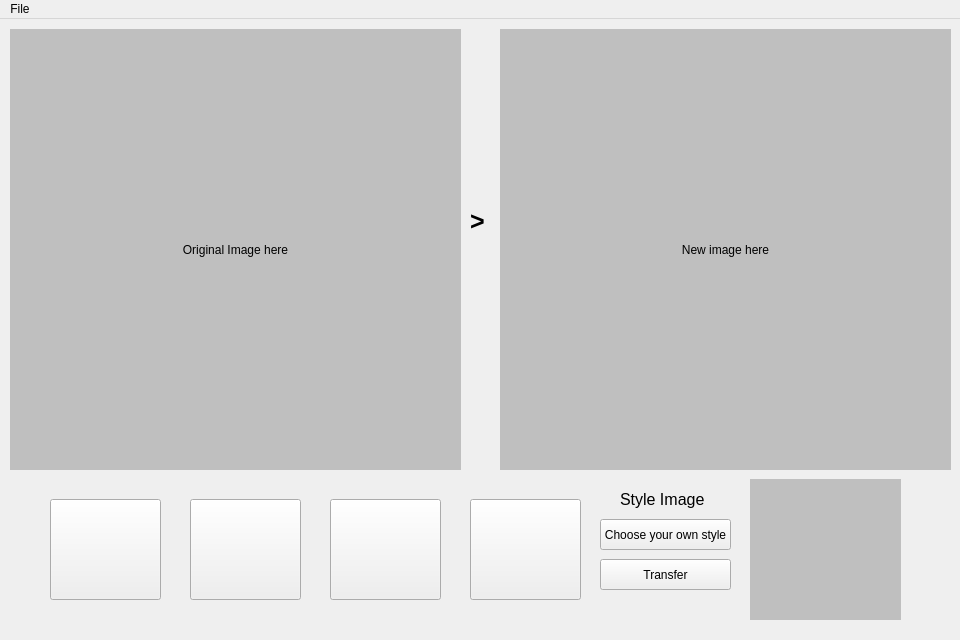
<?xml version="1.0" encoding="UTF-8"?>
<ui version="4.0">
 <class>MainWindow</class>
 <widget class="QMainWindow" name="MainWindow">
  <property name="geometry">
   <rect>
    <x>0</x>
    <y>0</y>
    <width>960</width>
    <height>640</height>
   </rect>
  </property>
  <property name="windowTitle">
   <string>MainWindow</string>
  </property>
  <property name="styleSheet">
   <string notr="true"/>
  </property>
  <widget class="QWidget" name="centralwidget">
   <widget class="QLabel" name="originalImg">
    <property name="enabled">
     <bool>true</bool>
    </property>
    <property name="geometry">
     <rect>
      <x>10</x>
      <y>10</y>
      <width>451</width>
      <height>441</height>
     </rect>
    </property>
    <property name="styleSheet">
     <string notr="true">background-color: rgb(191, 191, 191);</string>
    </property>
    <property name="frameShadow">
     <enum>QFrame::Plain</enum>
    </property>
    <property name="text">
     <string>Original Image here</string>
    </property>
    <property name="alignment">
     <set>Qt::AlignCenter</set>
    </property>
   </widget>
   <widget class="QLabel" name="newImg">
    <property name="geometry">
     <rect>
      <x>500</x>
      <y>10</y>
      <width>451</width>
      <height>441</height>
     </rect>
    </property>
    <property name="styleSheet">
     <string notr="true">background-color: rgb(191, 191, 191);</string>
    </property>
    <property name="text">
     <string>New image here</string>
    </property>
    <property name="alignment">
     <set>Qt::AlignCenter</set>
    </property>
   </widget>
   <widget class="QLabel" name="label_3">
    <property name="geometry">
     <rect>
      <x>470</x>
      <y>172</y>
      <width>20</width>
      <height>61</height>
     </rect>
    </property>
    <property name="font">
     <font>
      <pointsize>19</pointsize>
      <weight>75</weight>
      <bold>true</bold>
     </font>
    </property>
    <property name="text">
     <string>&gt;</string>
    </property>
   </widget>
   <widget class="QPushButton" name="style1">
    <property name="geometry">
     <rect>
      <x>50</x>
      <y>480</y>
      <width>111</width>
      <height>101</height>
     </rect>
    </property>
    <property name="autoFillBackground">
     <bool>false</bool>
    </property>
    <property name="styleSheet">
     <string notr="true">QPushButton{
border-image: url(:/styles/asset/style1.jpg);
}

QPushButton:hover{
border: 20px;
}
</string>
    </property>
    <property name="text">
     <string/>
    </property>
   </widget>
   <widget class="QPushButton" name="style2">
    <property name="geometry">
     <rect>
      <x>190</x>
      <y>480</y>
      <width>111</width>
      <height>101</height>
     </rect>
    </property>
    <property name="styleSheet">
     <string notr="true">QPushButton{
border-image: url(:/styles/asset/style2.jpg);
}

QPushButton:hover{
border: 20px;
}</string>
    </property>
    <property name="text">
     <string/>
    </property>
   </widget>
   <widget class="QPushButton" name="style3">
    <property name="geometry">
     <rect>
      <x>330</x>
      <y>480</y>
      <width>111</width>
      <height>101</height>
     </rect>
    </property>
    <property name="styleSheet">
     <string notr="true">QPushButton{
border-image: url(:/styles/asset/style3.jpg);
}

QPushButton:hover{
border: 20px;
}</string>
    </property>
    <property name="text">
     <string/>
    </property>
   </widget>
   <widget class="QPushButton" name="style4">
    <property name="geometry">
     <rect>
      <x>470</x>
      <y>480</y>
      <width>111</width>
      <height>101</height>
     </rect>
    </property>
    <property name="styleSheet">
     <string notr="true">QPushButton{
border-image: url(:/styles/asset/style4.jpg);
}

QPushButton:hover{
border: 20px;
}</string>
    </property>
    <property name="text">
     <string/>
    </property>
   </widget>
   <widget class="QLabel" name="styleImg">
    <property name="geometry">
     <rect>
      <x>750</x>
      <y>460</y>
      <width>151</width>
      <height>141</height>
     </rect>
    </property>
    <property name="styleSheet">
     <string notr="true">background-color: rgb(191, 191, 191);</string>
    </property>
    <property name="text">
     <string/>
    </property>
   </widget>
   <widget class="QPushButton" name="otherstyle">
    <property name="geometry">
     <rect>
      <x>600</x>
      <y>500</y>
      <width>131</width>
      <height>31</height>
     </rect>
    </property>
    <property name="text">
     <string>Choose your own style</string>
    </property>
   </widget>
   <widget class="QLabel" name="label_5">
    <property name="geometry">
     <rect>
      <x>620</x>
      <y>470</y>
      <width>91</width>
      <height>21</height>
     </rect>
    </property>
    <property name="font">
     <font>
      <pointsize>12</pointsize>
     </font>
    </property>
    <property name="text">
     <string>Style Image</string>
    </property>
   </widget>
   <widget class="QPushButton" name="pushButton">
    <property name="geometry">
     <rect>
      <x>600</x>
      <y>540</y>
      <width>131</width>
      <height>31</height>
     </rect>
    </property>
    <property name="text">
     <string>Transfer</string>
    </property>
   </widget>
  </widget>
  <widget class="QMenuBar" name="menubar">
   <property name="geometry">
    <rect>
     <x>0</x>
     <y>0</y>
     <width>960</width>
     <height>21</height>
    </rect>
   </property>
   <widget class="QMenu" name="menuFile">
    <property name="title">
     <string>File</string>
    </property>
    <addaction name="actionOpen"/>
    <addaction name="actionSave"/>
   </widget>
   <addaction name="menuFile"/>
  </widget>
  <action name="actionOpen">
   <property name="checkable">
    <bool>false</bool>
   </property>
   <property name="text">
    <string>Open</string>
   </property>
  </action>
  <action name="actionSave">
   <property name="text">
    <string>Save</string>
   </property>
  </action>
 </widget>
 <resources>
  <include location="resource.qrc"/>
 </resources>
 <connections/>
</ui>
